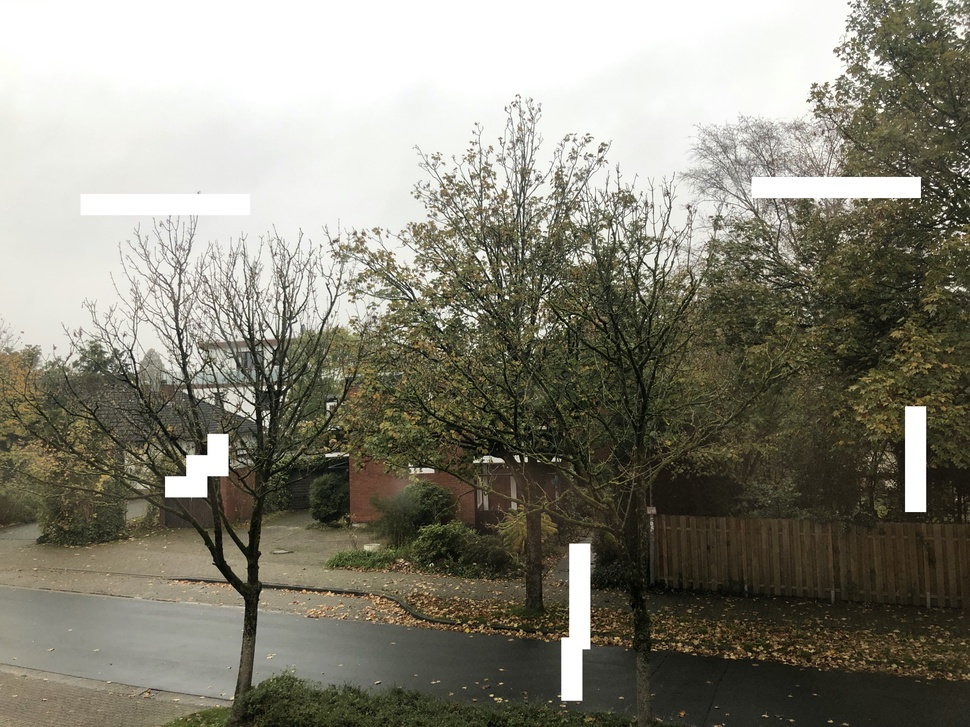
#> input picture src/sample03-damaged.jpg, 970 x 727 px, shrunk from 4032 x 3024 before the run
$ python sample03-restore-mask.py
#> lines starting #> are read from the running program, lines starting #| are printed output that depends on the picture
import cv2

sample1 = cv2.imread("sample03-damaged.jpg")
#> sample1 is the input picture: shape (727, 970, 3); mean B, G, R 118.7, 131.6, 133.7
mask1 = cv2.imread("sample03-mask.jpg")
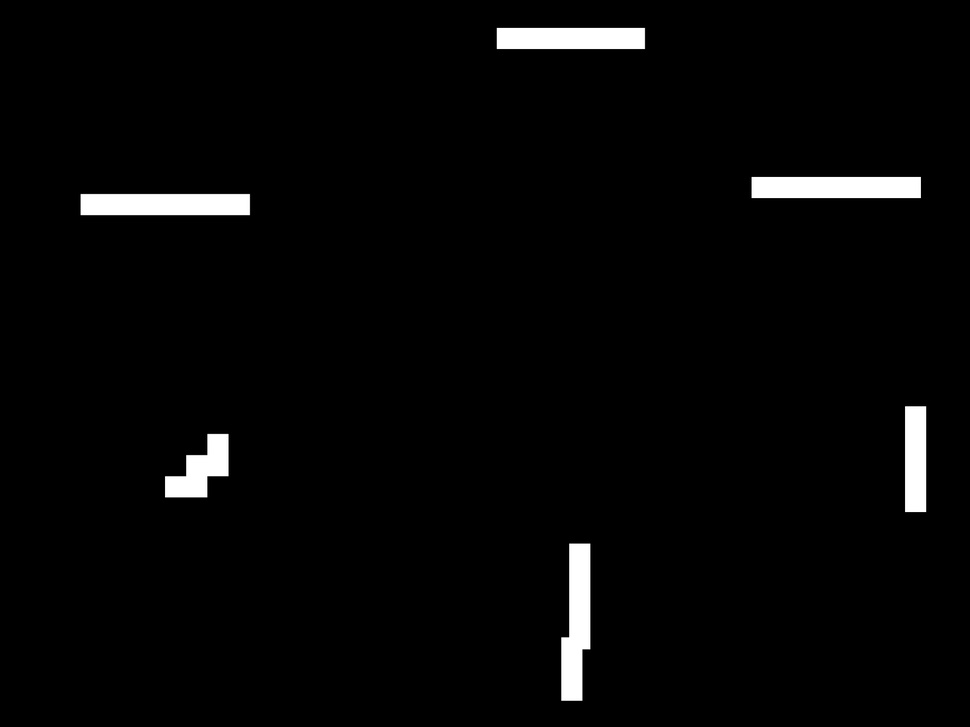
#> input picture src/sample03-mask.jpg, 970 x 727 px, shrunk from 4032 x 3024 before the run
#> mask1 is the input picture: shape (727, 970, 3); min 0, max 255, mean 6.6
mask1 = mask1[:, :, 0] # mask needs to be one channel only
#> mask1: shape (727, 970)

radius = 10
result1 = cv2.inpaint(sample1, mask1, radius, cv2.INPAINT_TELEA)
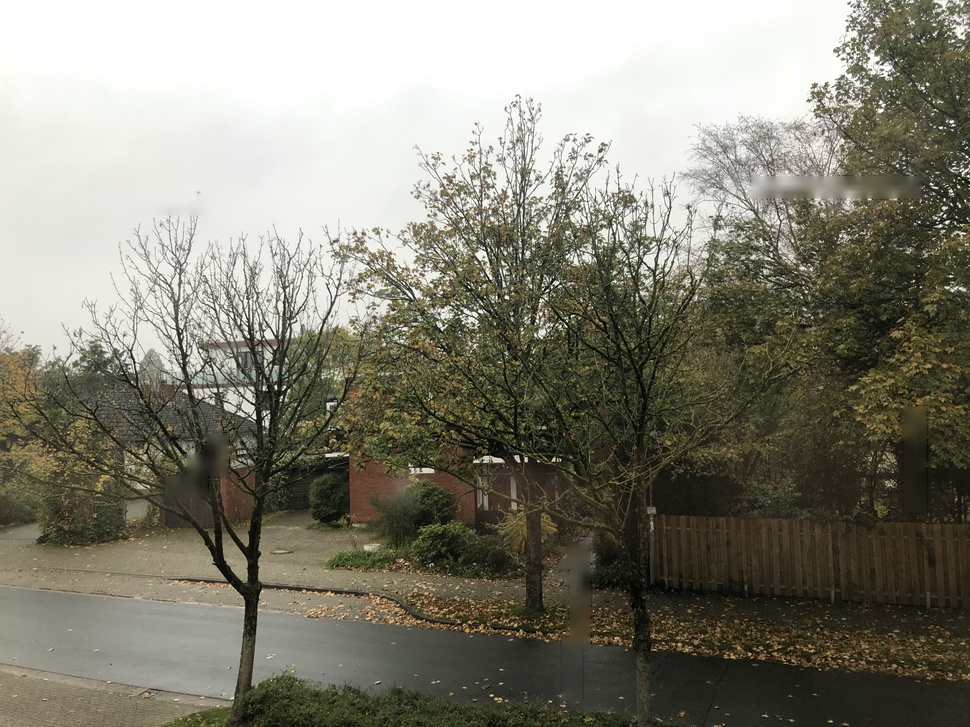
#> result1: shape (727, 970, 3); mean B, G, R 115.5, 128.6, 130.8

cv2.imwrite("sample03-restored.jpg", result1)
